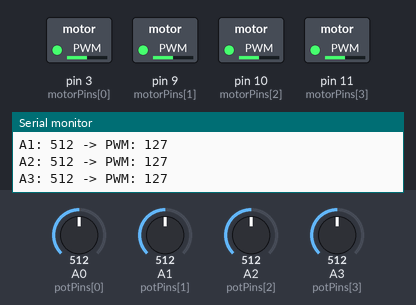
The sketch below on a simulated Arduino Uno, built with avr-gcc and run on an emulated ATmega328P. On the bench: switched loads named in the sketch (green lamp = pin HIGH), the last lines printed to the serial monitor. The test bench sets the inputs (shaded band); at power-on: A0 (potPins[0]) = 512, A1 (potPins[1]) = 512, A2 (potPins[2]) = 512, A3 (potPins[3]) = 512.

Above: at 1.3 s.
1.4 s: A0 (potPins[0]) set to 716
At 2.7 s:
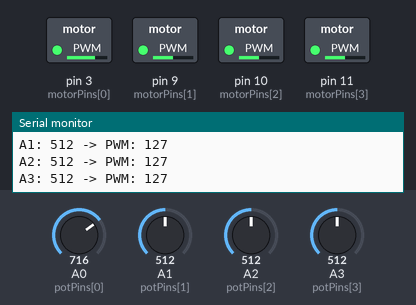
3.1 s: A1 (potPins[1]) set to 716
At 4.5 s:
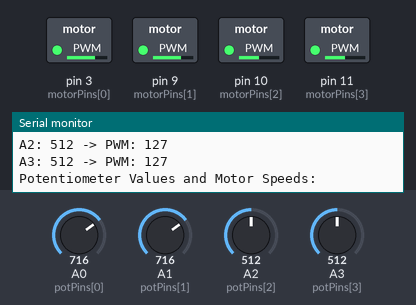
4.8 s: A2 (potPins[2]) set to 716
At 5.5 s:
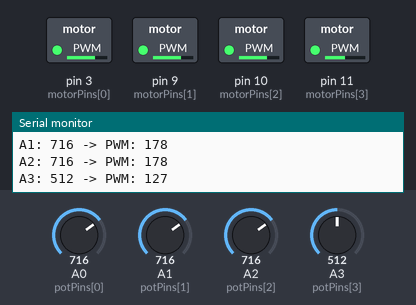
6.5 s: A3 (potPins[3]) set to 716
At 7.5 s:
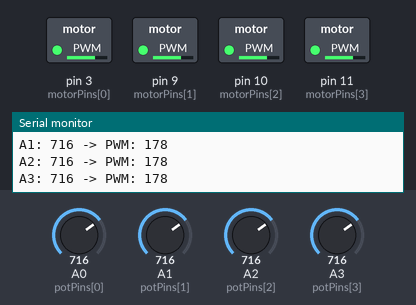
8.2 s: A0 (potPins[0]) set to 992
At 9.5 s:
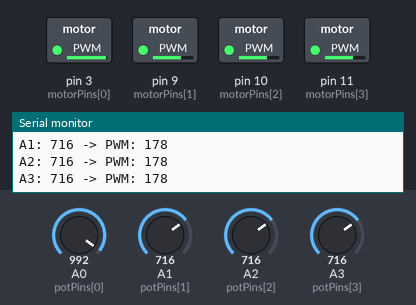
9.9 s: A1 (potPins[1]) set to 992
At 11.5 s:
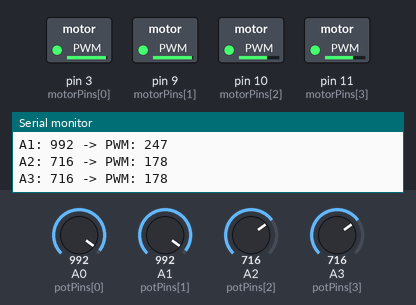
Timing chart, 0 to 12.6 s (numbered marks = the images above; inputs shaded):
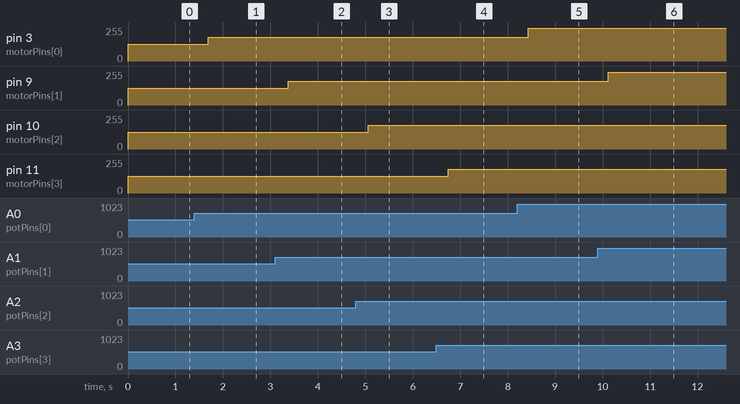

The sketch:

potentionmeter_test.ino
```cpp
const int potPins[] = {A0, A1, A2, A3};  // Array of analog input pins connected to potentiometers
const int motorPins[] = {3, 9, 10, 11};  // Array of PWM output pins connected to motor drivers
int potValues[4];                        // Array to store the read values of each potentiometer
int motorSpeeds[4];                      // Array to store the mapped PWM values for each motor

void setup() {
  // Set motor pins as output mode
  for (int i = 0; i < 4; i++) {
    pinMode(motorPins[i], OUTPUT);
  }
  Serial.begin(9600); // Initialize serial communication
}

void loop() {
  for (int i = 0; i < 4; i++) {
    // Read the analog value from the potentiometer (0 - 1023)
    potValues[i] = analogRead(potPins[i]);

    // Map the potentiometer value to the PWM range (0 - 255)
    motorSpeeds[i] = map(potValues[i], 0, 1023, 0, 255);

    // Output PWM signal to the corresponding motor driver pin
    analogWrite(motorPins[i], motorSpeeds[i]);
  }

  // Display the values of each potentiometer and the corresponding PWM values in the serial monitor
  Serial.println("Potentiometer Values and Motor Speeds:");
  for (int i = 0; i < 4; i++) {
    Serial.print("A");
    Serial.print(i);
    Serial.print(": ");
    Serial.print(potValues[i]);
    Serial.print(" -> PWM: ");
    Serial.println(motorSpeeds[i]);
  }

  delay(500); // Delay to observe value changes
}
```

Measured:
- after the input at 1.4 s, pin 3 (motorPins[0]): 127/255 → 178/255 after 0.29 s
- after the input at 3.1 s, pin 9 (motorPins[1]): 127/255 → 178/255 after 0.27 s
- after the input at 4.8 s, pin 10 (motorPins[2]): 127/255 → 178/255 after 0.26 s
- after the input at 6.5 s, pin 11 (motorPins[3]): 127/255 → 178/255 after 0.25 s
- after the input at 8.2 s, pin 3 (motorPins[0]): 178/255 → 247/255 after 0.23 s
- after the input at 9.9 s, pin 9 (motorPins[1]): 178/255 → 247/255 after 0.22 s
